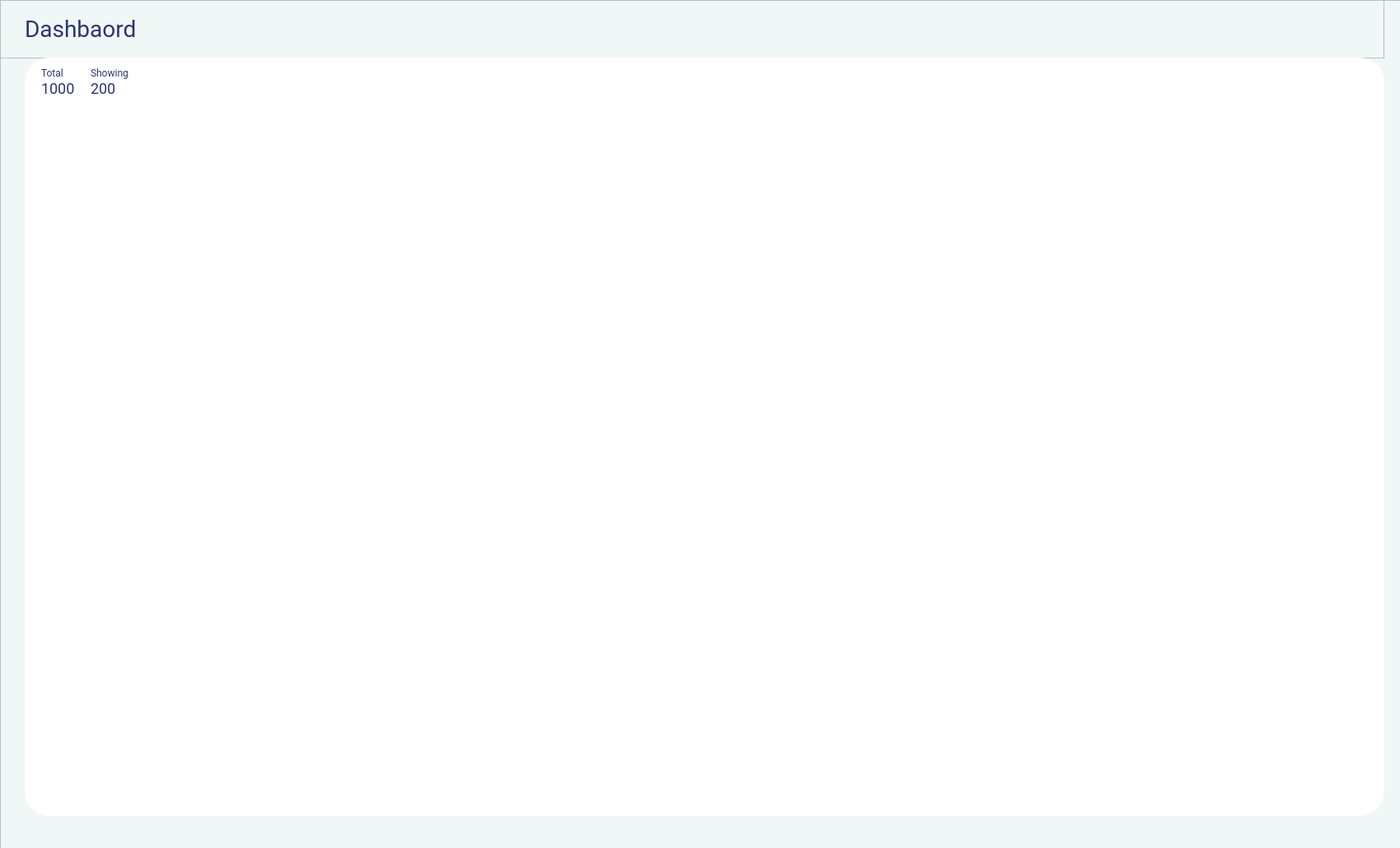
<?xml version="1.0" encoding="UTF-8"?>
<ui version="4.0">
 <class>dashbaord</class>
 <widget class="QWidget" name="dashbaord">
  <property name="geometry">
   <rect>
    <x>0</x>
    <y>0</y>
    <width>1700</width>
    <height>1030</height>
   </rect>
  </property>
  <property name="windowTitle">
   <string>Form</string>
  </property>
  <widget class="QFrame" name="frame_main">
   <property name="geometry">
    <rect>
     <x>0</x>
     <y>0</y>
     <width>1707</width>
     <height>1062</height>
    </rect>
   </property>
   <property name="styleSheet">
    <string notr="true">background-color: rgb(239, 248, 247);</string>
   </property>
   <property name="frameShape">
    <enum>QFrame::StyledPanel</enum>
   </property>
   <property name="frameShadow">
    <enum>QFrame::Raised</enum>
   </property>
   <widget class="QFrame" name="frame_top">
    <property name="geometry">
     <rect>
      <x>0</x>
      <y>0</y>
      <width>1681</width>
      <height>71</height>
     </rect>
    </property>
    <property name="frameShape">
     <enum>QFrame::StyledPanel</enum>
    </property>
    <property name="frameShadow">
     <enum>QFrame::Raised</enum>
    </property>
    <widget class="QLabel" name="main_titile">
     <property name="geometry">
      <rect>
       <x>30</x>
       <y>20</y>
       <width>181</width>
       <height>31</height>
      </rect>
     </property>
     <property name="font">
      <font>
       <family>Roboto</family>
       <pointsize>-1</pointsize>
       <weight>50</weight>
       <italic>false</italic>
       <bold>false</bold>
      </font>
     </property>
     <property name="styleSheet">
      <string notr="true">color: rgb(43, 53, 114);
font-size: 28px;</string>
     </property>
     <property name="text">
      <string>Dashbaord</string>
     </property>
    </widget>
   </widget>
   <widget class="QFrame" name="frame_main_panel">
    <property name="geometry">
     <rect>
      <x>30</x>
      <y>70</y>
      <width>1651</width>
      <height>921</height>
     </rect>
    </property>
    <property name="maximumSize">
     <size>
      <width>1651</width>
      <height>971</height>
     </size>
    </property>
    <property name="styleSheet">
     <string notr="true">background-color: rgb(255, 255, 255);
border-radius:30px;</string>
    </property>
    <property name="frameShape">
     <enum>QFrame::StyledPanel</enum>
    </property>
    <property name="frameShadow">
     <enum>QFrame::Raised</enum>
    </property>
    <widget class="QLabel" name="main_titile_2">
     <property name="geometry">
      <rect>
       <x>20</x>
       <y>10</y>
       <width>31</width>
       <height>16</height>
      </rect>
     </property>
     <property name="font">
      <font>
       <family>Roboto</family>
       <pointsize>-1</pointsize>
       <weight>50</weight>
       <italic>false</italic>
       <bold>false</bold>
      </font>
     </property>
     <property name="styleSheet">
      <string notr="true">color: rgb(43, 53, 114);
font-size: 12px;</string>
     </property>
     <property name="text">
      <string>Total</string>
     </property>
    </widget>
    <widget class="QLabel" name="main_titile_3">
     <property name="geometry">
      <rect>
       <x>20</x>
       <y>30</y>
       <width>41</width>
       <height>16</height>
      </rect>
     </property>
     <property name="font">
      <font>
       <family>Roboto</family>
       <pointsize>-1</pointsize>
       <weight>50</weight>
       <italic>false</italic>
       <bold>false</bold>
      </font>
     </property>
     <property name="styleSheet">
      <string notr="true">color: rgb(43, 53, 114);
font-size: 18px;</string>
     </property>
     <property name="text">
      <string>1000</string>
     </property>
    </widget>
    <widget class="QLabel" name="main_titile_4">
     <property name="geometry">
      <rect>
       <x>80</x>
       <y>30</y>
       <width>31</width>
       <height>16</height>
      </rect>
     </property>
     <property name="font">
      <font>
       <family>Roboto</family>
       <pointsize>-1</pointsize>
       <weight>50</weight>
       <italic>false</italic>
       <bold>false</bold>
      </font>
     </property>
     <property name="styleSheet">
      <string notr="true">color: rgb(43, 53, 114);
font-size: 18px;</string>
     </property>
     <property name="text">
      <string>200</string>
     </property>
    </widget>
    <widget class="QLabel" name="main_titile_5">
     <property name="geometry">
      <rect>
       <x>80</x>
       <y>10</y>
       <width>51</width>
       <height>16</height>
      </rect>
     </property>
     <property name="font">
      <font>
       <family>Roboto</family>
       <pointsize>-1</pointsize>
       <weight>50</weight>
       <italic>false</italic>
       <bold>false</bold>
      </font>
     </property>
     <property name="styleSheet">
      <string notr="true">color: rgb(43, 53, 114);
font-size: 12px;</string>
     </property>
     <property name="text">
      <string>Showing</string>
     </property>
    </widget>
   </widget>
  </widget>
 </widget>
 <resources/>
 <connections/>
</ui>
